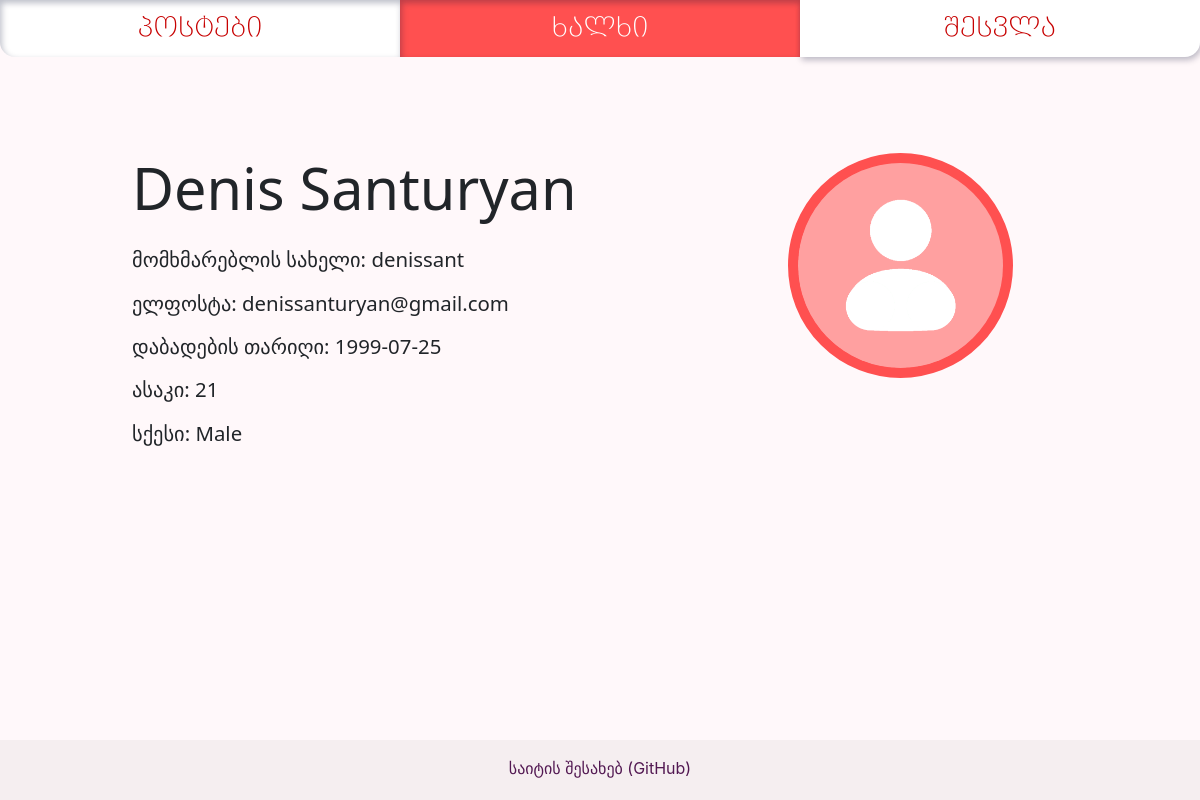
The page /people/denissant on the database as committed earlier.
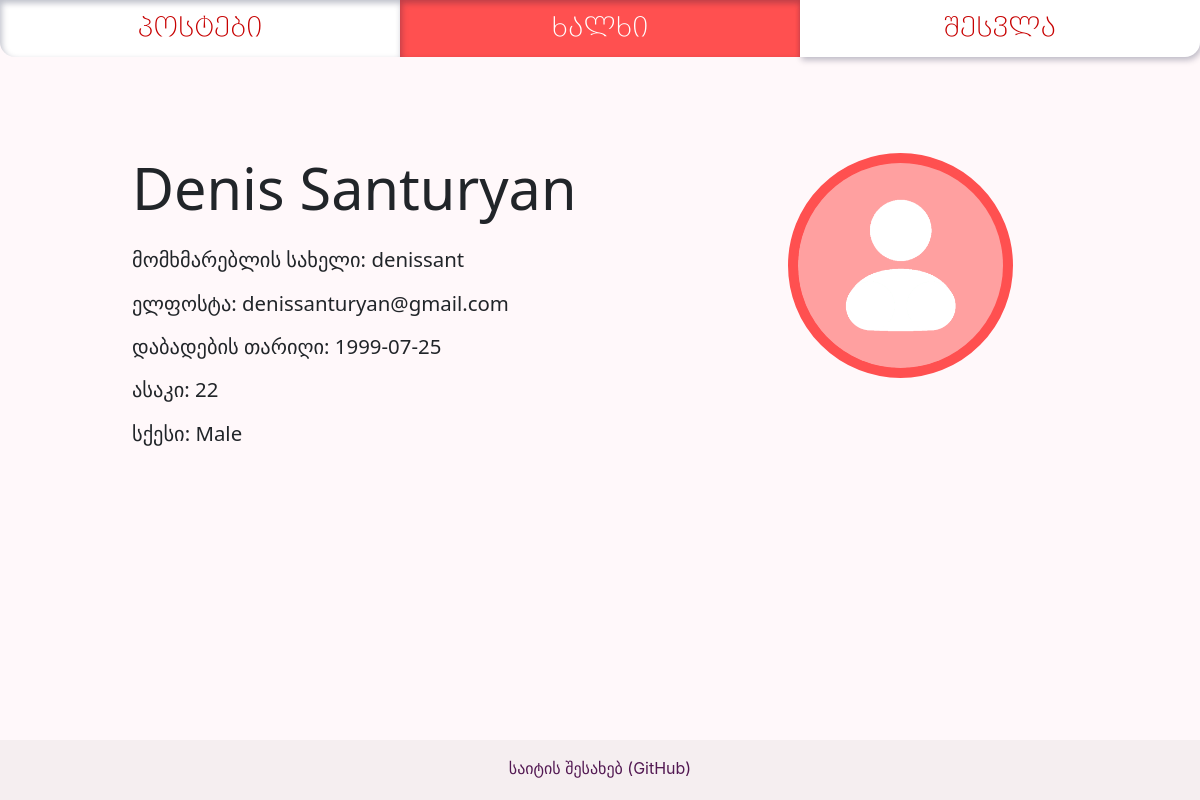
The same page on the database as committed later.
### app/models/users.py (models this page shows, shortened)
class User(db.Model, UserMixin):
    __tablename__ = 'users'
    id = db.Column(db.Integer, primary_key=True)
    username = db.Column(db.String(16), unique=True, nullable=False, index=True)
    password = db.Column(db.String(255))
    name_first = db.Column(db.String)
    name_last = db.Column(db.String)
    email = db.Column(db.String(64), unique=True, nullable=False, index=True)
    sex = db.Column(db.String)
    dob = db.Column(db.Date)
    age = db.Column(db.Integer)
    picture = db.Column(db.String)
    post = db.relationship('PostsModel', backref='User', uselist=False)
    comment = db.relationship('Comment', backref='User', uselist=False)
    roles = db.relationship('Role', secondary=roles_users,
                            backref=db.backref('users', lazy='dynamic'))
    friends = db.relationship('User', secondary=friendships,
                              primaryjoin=id == friendships.c.user_id_one,
                              secondaryjoin=id == friendships.c.user_id_two)
    @classmethod
    def find_by_username(cls, temp_username):
        return cls.query.filter_by(username=temp_username).first()

### app/profiles/views.py (the view)
@profiles_blueprint.route('/')
@profiles_blueprint.route('/<username>', methods=['GET', 'POST'])
def list_people(username=None):
    if username:
        user = User.find_by_username(username)
        friend_request_form = FriendRequestForm()
        if current_user.is_authenticated:
            if user.id == current_user.id:
                return redirect(url_for('profiles.profile'))
            incoming_requests = FriendRequest.query.filter_by(recipient_user=current_user.id, active=1).all()
            incoming_requests_ids = [r.id for r in incoming_requests]
            incoming_requests_senders = [r.sender_user for r in incoming_requests]
            incoming_requests = [incoming_requests_ids, incoming_requests_senders]
            friend_asked = FriendRequest.query.filter_by(recipient_user=user.id,
                                                         sender_user=current_user.id,
                                                         active=1).first()
            if request.method == 'POST':  # happens when sending a friend request or deleting an existing one
                sender = int(friend_request_form.sender_user.data)
                receiver = int(friend_request_form.receiving_user.data)
                if sender == current_user.id and receiver == user.id:
                    if friend_request_form.submit_friend_request.data:
                        if not friend_asked:
                            new_friend_request = FriendRequest(sender_user=sender,
                                                               recipient_user=receiver)
                            db.session.add(new_friend_request)
                            db.session.commit()
                            return redirect(url_for('profiles.list_people', username=user.username))
                    elif friend_request_form.undo_friend_request.data:
                        if friend_asked:
                            db.session.delete(friend_asked)
                            db.session.commit()
                            return redirect(url_for('profiles.list_people', username=user.username))
        else:
            friend_asked = None
            incoming_requests = None
        return render_template('people_profile.html', pages=generate_nav_links(),
                               user=user,
                               friend_request_form=friend_request_form,
                               friend_asked=friend_asked,
                               incoming_requests=incoming_requests)
    else:
        people_list = User.query.all()
        return render_template('people.html', pages=generate_nav_links(), people_list=people_list)

### app/tools/nav_link_list.py (called while the page is built)
def generate_nav_links():
    pages_nav_list = [
        ("posts.list_posts", "პოსტები"),
        ("profiles.list_people", "ხალხი"),
        ("auth.auth", "შესვლა")
    ]
    from flask_login import current_user
    if current_user.is_authenticated:
        pages_nav_list[2] = ('profiles.profile', current_user.username.upper())
    return pages_nav_list

### app/profiles/templates/people_profile.html (shortened to what this page needs)
{% extends "base.html" %}
{% block content %}
{% from 'macros_images.html' import show_profile_picture %}
    <div class="profile-container">
        <div class="profile-right-column">
            {{ show_profile_picture(user, 'profile__profile-picture') }}
        </div>
        <div class="profile-left-column">
            <h1 class="profile__title"> {{ user.name_first }} {{ user.name_last}} </h1>
            <p class="profile__details"> მომხმარებლის სახელი: {{ user.username }} </p>
            <p class="profile__details"> ელფოსტა: {{ user.email }} </p>
            <p class="profile__details"> დაბადების თარიღი: {{ user.dob }} </p>
            <p class="profile__details"> ასაკი: {{ user.age }} </p>
            <p class="profile__details"> სქესი: {{ user.sex }} </p>
        </div>
    </div>
{% endblock %}

Rows that differ between the two databases and show on the page:
changed User "Denis": age "21" → "22"
